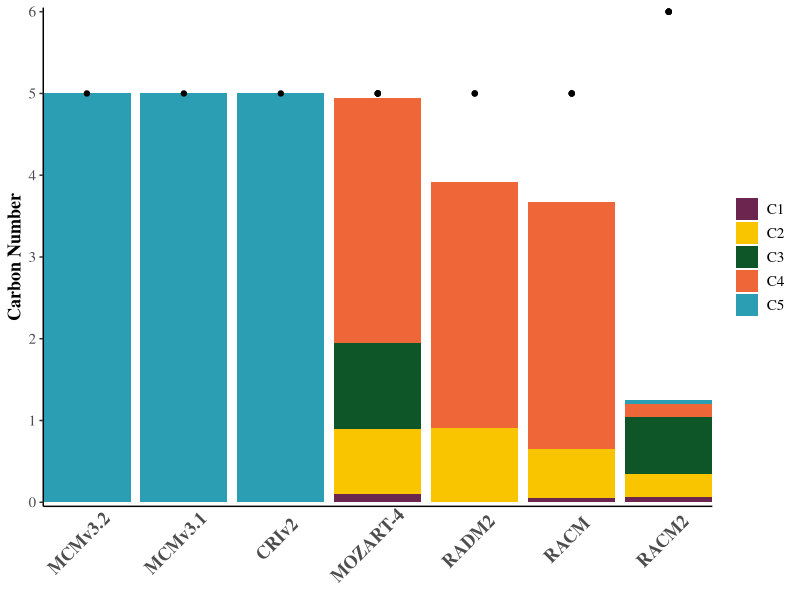

This figure's R source:
library(ggplot2)
library(Cairo)
library(ggthemes)

Mechanism = c("MCMv3.2", "MCMv3.1", "CRIv2", "MOZART-4", "MOZART-4", "MOZART-4", "MOZART-4", "RADM2", "RADM2", "RACM", "RACM", "RACM", "RACM2", "RACM2", "RACM2", "RACM2", "RACM2")
Product = c("C5", "C5", "C5", "C4", "C3", "C2", "C1", "C4", "C2", "C4", "C2", "C1", "C5", "C4", "C3", "C2", "C1")
Reactant = c(5, 5, 5, 5, 5, 5, 5, 5, 5, 5, 5, 5, 6, 6, 6, 6, 6)
Ratio = c(5, 5, 5, 3, 1.05, 0.8, 0.1, 3.003, 0.912, 3.023, 0.6024, 0.052, 0.039, 0.169, 0.692, 0.276, 0.069)
data = data.frame(Mechanism, Reactant, Product, Ratio)

data$Mechanism = factor(data$Mechanism, levels = c("MCMv3.2", "MCMv3.1", "CRIv2", "MOZART-4", "RADM2", "RACM", "RACM2"))
data$Product = factor(data$Product, levels = c("C5", "C4", "C3", "C2", "C1"))
my.colours = c("C5" = "#2b9eb3", "C4" = "#ef6638", "C3" = "#0e5628", "C2" = "#f9c500", "C1" = "#6c254f")

plot = ggplot(data, aes(x = Mechanism, y = Ratio, fill = Product))
plot = plot + geom_bar(stat = "identity")
plot = plot + geom_point(aes(y = Reactant), show_guide = FALSE)
plot = plot + scale_y_continuous(limits = c(0, 6), breaks = seq(0, 6, 1), expand = c(0, 0.05))
plot = plot + scale_x_discrete(expand = c(0, 0))
plot = plot + scale_fill_manual(values = my.colours, limits = rev(levels(data$Product)))
plot = plot + ylab("Carbon Number")
plot = plot + theme_tufte()
plot = plot + theme(legend.title = element_blank())
plot = plot + theme(axis.title.x = element_blank())
plot = plot + theme(axis.ticks.x = element_blank())
plot = plot + theme(axis.line = element_line(colour = "black"))
plot = plot + theme(axis.title = element_text(size = 13, face = "bold"))
plot = plot + theme(axis.text.x = element_text(size = 13, face = "bold", angle = 45, hjust = 0.7, vjust = 0.8))
plot = plot + theme(legend.text = element_text(size = 11))
plot = plot + theme(axis.text.y = element_text(size = 11))

CairoPDF(file = "HC5P_NO_C_numbers.pdf")
print(plot)
dev.off()
